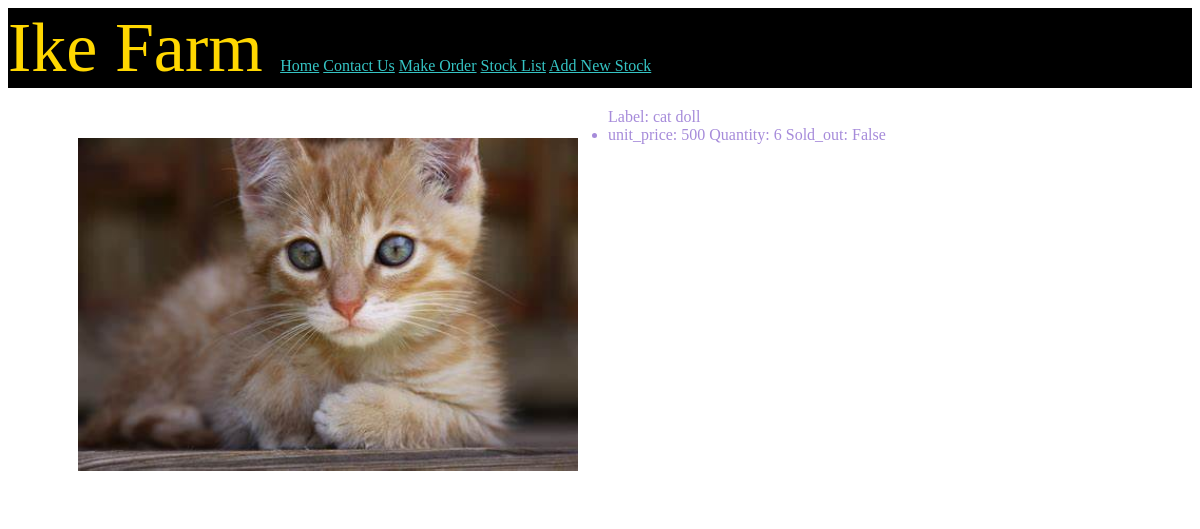
Screenshot of /stock_detail/1 with the database file from the repository.
### livestock/models.py (models this page shows)
class stock(models.Model):
    label = models.fields.CharField(max_length=50)
    unit_price = models.fields.CharField(max_length=10)
    quantity = models.fields.IntegerField()
    image = models.ImageField(upload_to='media/', blank=True, null=True)
    sold_out = models.fields.BooleanField()

### livestock/views.py (the view)
# urls.py: path('stock_detail/<int:id>',views.stock_detail,name='stock-detail'),
def stock_detail(request,id):
    Stock = stock.objects.get(id=id)
    return render(request,'livestock/stock_detail.html',{'Stock':Stock})

### livestock/templates/livestock/stock_detail.html
{% extends 'livestock/hello.html' %}
{% block content %}
<div>
<ul>
{% if Stock.image %}
    <h2><img src="{{ Stock.image.url}}" width=500></h2>
{% endif %}
    <l1>Label: {{Stock.label}}</l1>
<li>unit_price: {{Stock.unit_price}}</l1>
<l1>Quantity: {{Stock.quantity}}</l1>
<l1>Sold_out: {{Stock.sold_out}}</l1>
</ul>
</div>
{% endblock %}

### static/css/styles.css (style rules this page uses)
body { color: rgb(166, 139, 218); background-color: white; }
h2 { color:rgb(255, 8, 0); }
img { float: left; padding: 30px; }

### rows the page displays
stock: image (picture), label "cat doll", unit_price "500", quantity "6", sold_out "False"
